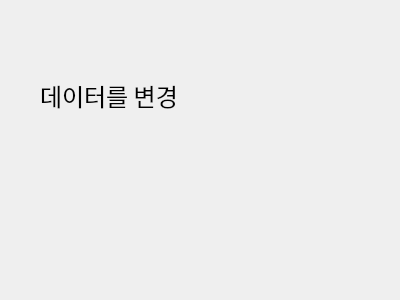
<?xml version="1.0" encoding="UTF-8"?>
<ui version="4.0">
 <class>Dialog</class>
 <widget class="QDialog" name="Dialog">
  <property name="geometry">
   <rect>
    <x>0</x>
    <y>0</y>
    <width>400</width>
    <height>300</height>
   </rect>
  </property>
  <property name="windowTitle">
   <string>Dialog</string>
  </property>
  <widget class="QLabel" name="label">
   <property name="geometry">
    <rect>
     <x>40</x>
     <y>40</y>
     <width>241</width>
     <height>111</height>
    </rect>
   </property>
   <property name="font">
    <font>
     <family>맑은 고딕</family>
     <pointsize>18</pointsize>
    </font>
   </property>
   <property name="text">
    <string>데이터를 변경</string>
   </property>
  </widget>
 </widget>
 <resources/>
 <connections/>
</ui>
